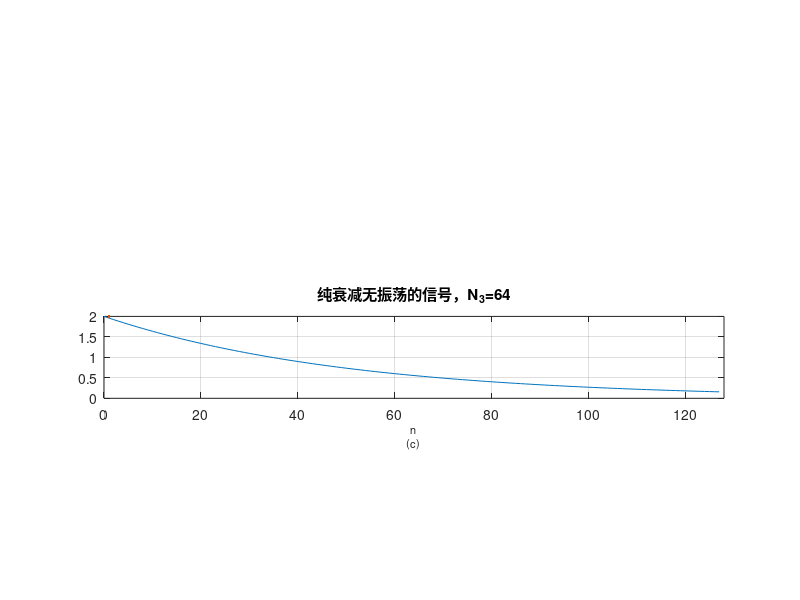

The MATLAB source for this figure: (Note: this script raises an error after producing the figure.)
%% 计算损失函数的ε-sharpness
%% p*=p，此时p=1，p*=1
clear, clc
% close all
% w0 = 0.05*2*pi; % 初始化参数ω0，ω0=0则为纯衰减无振荡信号
w0 = 0;
sgm0 = 0.02; % 初始化参数σ0
A0 = 2; % 初始化参数A0
N = 128;
n = 0:N-1;
xn = exp(n(:)*(w0*1i-sgm0))*A0(:); % 采样信号

%% 展示x(n)
% figure
% subplot(4,1,1)
% subplot(4,1,2)
subplot(4,1,3)
% subplot(4,1,4)
plot(n,real(xn),LineWidth=2)
% xlabel({'n'; '(a)'}, 'FontSize', 8)
% xlabel({'n'; '(b)'}, 'FontSize', 8)
xlabel({'n'; '(c)'}, 'FontSize', 8)
% xlabel({'n'; '(d)'}, 'FontSize', 8)

% title('带衰减的复指数信号的实部，N_1=16')
% title('带衰减的复指数信号的实部，N_2=32')
% title('带衰减的复指数信号的实部，N_3=64')
% title('带衰减的复指数信号的实部，N_4=128')

% title('纯衰减无振荡的信号，N_1=16')
% title('纯衰减无振荡的信号，N_2=32')
title('纯衰减无振荡的信号，N_3=64')
% title('纯衰减无振荡的信号，N_4=128')
axis([0,128,0,2])
grid on


%% 
% theta0 = [w0; sgm0; A0]; % 带衰减的复指数
theta0 = [sgm0; A0]; % 纯衰减无振荡
% ↓↓↓在以下修改方向向量δ和η的值↓↓↓

% delta = [0.04; 0.002; 0.5];
% eta = [0.01; 0.01; 2]; % 带衰减的复指数

delta = [0.002; 0.5];
eta = [0.007; 0.4]; % 纯衰减无振荡

% ↑↑↑在以上修改方向向量δ和η的值↑↑↑
alpha = -1:0.01:1;
beta = alpha;
E = zeros(length(alpha),length(beta));
for k1 = 1:length(alpha)
    for k2 = 1:length(beta)
        theta_v = theta0+alpha(k1)*delta+beta(k2)*eta; % 加权平均得到参数θ(α,β)
%         G = sig_gen_2D(theta_v,n); % 根据θ(α,β)产生的信号，即预测信号
        G = sig_gen_decay(theta_v,n); % 纯衰减无振荡
        E(k1,k2) = norm(xn(:)-G(:),2); % 二维损失函数，为2-范数
    end
end

%% 求损失函数的海森矩阵（Hessian Martix）和锐度
HL = hessian_m(w0, sgm0, A0, xn, N); %求损失函数的海森矩阵▽^2(L(θ))
S = norm(HL, 2); % 求海森矩阵的谱范数，也即锐度

% 展示损失函数图像
% figure
% subplot(1,4,1) % 绘制网格图
% subplot(1,4,2)
% subplot(1,4,3)
subplot(1,4,4)
mesh(beta,alpha,E)

% xlabel({'\beta'; '(a)'}, 'FontSize', 8 )
% xlabel({'\beta'; '(b)'}, 'FontSize', 8 )
% xlabel({'\beta'; '(c)'}, 'FontSize', 8 )
xlabel({'\beta'; '(d)'}, 'FontSize', 8 )

ylabel('\alpha')
zlim([0,2])
view(-30,5)
title({'损失函数网格图，ω_0=0'; ['N=', num2str(N), '，锐度=', num2str(S)]} )



